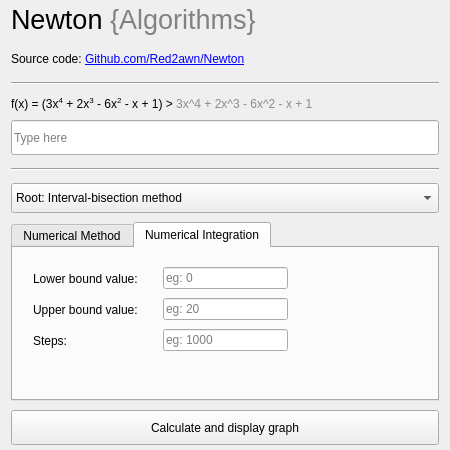
<?xml version="1.0" encoding="UTF-8"?>
<ui version="4.0">
 <class>MainWindow</class>
 <widget class="QMainWindow" name="MainWindow">
  <property name="geometry">
   <rect>
    <x>0</x>
    <y>0</y>
    <width>450</width>
    <height>450</height>
   </rect>
  </property>
  <property name="sizePolicy">
   <sizepolicy hsizetype="Fixed" vsizetype="Expanding">
    <horstretch>0</horstretch>
    <verstretch>0</verstretch>
   </sizepolicy>
  </property>
  <property name="minimumSize">
   <size>
    <width>450</width>
    <height>350</height>
   </size>
  </property>
  <property name="windowTitle">
   <string>Newton</string>
  </property>
  <property name="layoutDirection">
   <enum>Qt::LeftToRight</enum>
  </property>
  <widget class="QWidget" name="centralWidget">
   <property name="sizePolicy">
    <sizepolicy hsizetype="Fixed" vsizetype="MinimumExpanding">
     <horstretch>0</horstretch>
     <verstretch>0</verstretch>
    </sizepolicy>
   </property>
   <property name="minimumSize">
    <size>
     <width>450</width>
     <height>450</height>
    </size>
   </property>
   <property name="layoutDirection">
    <enum>Qt::LeftToRight</enum>
   </property>
   <layout class="QVBoxLayout" name="verticalLayout">
    <property name="topMargin">
     <number>0</number>
    </property>
    <property name="bottomMargin">
     <number>5</number>
    </property>
    <item>
     <layout class="QFormLayout" name="FormLayout">
      <property name="sizeConstraint">
       <enum>QLayout::SetNoConstraint</enum>
      </property>
      <property name="fieldGrowthPolicy">
       <enum>QFormLayout::FieldsStayAtSizeHint</enum>
      </property>
      <property name="rowWrapPolicy">
       <enum>QFormLayout::DontWrapRows</enum>
      </property>
      <property name="labelAlignment">
       <set>Qt::AlignCenter</set>
      </property>
      <property name="formAlignment">
       <set>Qt::AlignCenter</set>
      </property>
      <property name="horizontalSpacing">
       <number>9</number>
      </property>
      <property name="verticalSpacing">
       <number>9</number>
      </property>
      <item row="0" column="0" colspan="2">
       <widget class="QLabel" name="Title">
        <property name="sizePolicy">
         <sizepolicy hsizetype="Preferred" vsizetype="Fixed">
          <horstretch>0</horstretch>
          <verstretch>1</verstretch>
         </sizepolicy>
        </property>
        <property name="minimumSize">
         <size>
          <width>0</width>
          <height>40</height>
         </size>
        </property>
        <property name="font">
         <font>
          <pointsize>20</pointsize>
         </font>
        </property>
        <property name="layoutDirection">
         <enum>Qt::LeftToRight</enum>
        </property>
        <property name="autoFillBackground">
         <bool>false</bool>
        </property>
        <property name="text">
         <string>&lt;html&gt;&lt;head/&gt;&lt;body&gt;&lt;p&gt;Newton &lt;span style=&quot; color:#828282;&quot;&gt;{Algorithms}&lt;/span&gt;&lt;/p&gt;&lt;/body&gt;&lt;/html&gt;</string>
        </property>
       </widget>
      </item>
      <item row="1" column="0" colspan="2">
       <widget class="QLabel" name="GithubLabel">
        <property name="sizePolicy">
         <sizepolicy hsizetype="Preferred" vsizetype="Fixed">
          <horstretch>0</horstretch>
          <verstretch>1</verstretch>
         </sizepolicy>
        </property>
        <property name="minimumSize">
         <size>
          <width>0</width>
          <height>20</height>
         </size>
        </property>
        <property name="text">
         <string>&lt;html&gt;&lt;head/&gt;&lt;body&gt;&lt;p&gt;Source code: &lt;a href=&quot;https://github.com/red2awn/Newton&quot;&gt;&lt;span style=&quot; text-decoration: underline; color:#0000ff;&quot;&gt;Github.com/Red2awn/Newton&lt;/span&gt;&lt;/a&gt;&lt;/p&gt;&lt;/body&gt;&lt;/html&gt;</string>
        </property>
       </widget>
      </item>
      <item row="2" column="0" colspan="2">
       <widget class="Line" name="MiddleLine">
        <property name="sizePolicy">
         <sizepolicy hsizetype="Minimum" vsizetype="Fixed">
          <horstretch>0</horstretch>
          <verstretch>1</verstretch>
         </sizepolicy>
        </property>
        <property name="minimumSize">
         <size>
          <width>200</width>
          <height>10</height>
         </size>
        </property>
        <property name="orientation">
         <enum>Qt::Horizontal</enum>
        </property>
       </widget>
      </item>
      <item row="3" column="0" colspan="2">
       <widget class="QLabel" name="EquationLabel">
        <property name="sizePolicy">
         <sizepolicy hsizetype="Preferred" vsizetype="Fixed">
          <horstretch>0</horstretch>
          <verstretch>1</verstretch>
         </sizepolicy>
        </property>
        <property name="text">
         <string>&lt;!DOCTYPE HTML PUBLIC &quot;-//W3C//DTD HTML 4.0//EN&quot; &quot;http://www.w3.org/TR/REC-html40/strict.dtd&quot;&gt;
&lt;html&gt;&lt;head&gt;&lt;meta name=&quot;qrichtext&quot; content=&quot;1&quot; /&gt;&lt;style type=&quot;text/css&quot;&gt;
p, li { white-space: pre-wrap; }
&lt;/style&gt;&lt;/head&gt;&lt;body style=&quot; font-family:'Sans Serif'; font-size:9pt; font-weight:400; font-style:normal;&quot;&gt;
&lt;p style=&quot; margin-top:0px; margin-bottom:0px; margin-left:0px; margin-right:0px; -qt-block-indent:0; text-indent:0px;&quot;&gt;&lt;span style=&quot; color:#000000;&quot;&gt;f(x) = (3x&lt;/span&gt;&lt;span style=&quot; color:#000000; vertical-align:super;&quot;&gt;4&lt;/span&gt;&lt;span style=&quot; color:#000000;&quot;&gt; + 2x&lt;/span&gt;&lt;span style=&quot; color:#000000; vertical-align:super;&quot;&gt;3&lt;/span&gt;&lt;span style=&quot; color:#000000;&quot;&gt; - 6x&lt;/span&gt;&lt;span style=&quot; color:#000000; vertical-align:super;&quot;&gt;2&lt;/span&gt;&lt;span style=&quot; color:#000000;&quot;&gt; - x + 1) &amp;gt;&lt;/span&gt; &lt;span style=&quot; color:#8c8c8c;&quot;&gt;3x^4 + 2x^3 - 6x^2 - x + 1&lt;/span&gt;&lt;/p&gt;&lt;/body&gt;&lt;/html&gt;</string>
        </property>
       </widget>
      </item>
      <item row="4" column="0" colspan="2">
       <widget class="QLineEdit" name="EquationEdit">
        <property name="sizePolicy">
         <sizepolicy hsizetype="Preferred" vsizetype="Fixed">
          <horstretch>0</horstretch>
          <verstretch>1</verstretch>
         </sizepolicy>
        </property>
        <property name="minimumSize">
         <size>
          <width>0</width>
          <height>35</height>
         </size>
        </property>
        <property name="focusPolicy">
         <enum>Qt::ClickFocus</enum>
        </property>
        <property name="text">
         <string/>
        </property>
        <property name="placeholderText">
         <string>Type here</string>
        </property>
       </widget>
      </item>
      <item row="5" column="0" colspan="2">
       <widget class="Line" name="UpperLine">
        <property name="sizePolicy">
         <sizepolicy hsizetype="Minimum" vsizetype="Fixed">
          <horstretch>0</horstretch>
          <verstretch>1</verstretch>
         </sizepolicy>
        </property>
        <property name="minimumSize">
         <size>
          <width>200</width>
          <height>10</height>
         </size>
        </property>
        <property name="orientation">
         <enum>Qt::Horizontal</enum>
        </property>
       </widget>
      </item>
      <item row="6" column="0" colspan="2">
       <widget class="QComboBox" name="OptionCombo">
        <property name="sizePolicy">
         <sizepolicy hsizetype="Ignored" vsizetype="Fixed">
          <horstretch>0</horstretch>
          <verstretch>1</verstretch>
         </sizepolicy>
        </property>
        <property name="minimumSize">
         <size>
          <width>0</width>
          <height>30</height>
         </size>
        </property>
        <item>
         <property name="text">
          <string>Root: Interval-bisection method</string>
         </property>
        </item>
        <item>
         <property name="text">
          <string>Root: Newton-Raphson method</string>
         </property>
        </item>
        <item>
         <property name="text">
          <string>Area: Trapizum rule</string>
         </property>
        </item>
        <item>
         <property name="text">
          <string>Area: Simpson's rule</string>
         </property>
        </item>
       </widget>
      </item>
      <item row="7" column="0" colspan="2">
       <widget class="QTabWidget" name="tabWidget">
        <property name="sizePolicy">
         <sizepolicy hsizetype="Preferred" vsizetype="Preferred">
          <horstretch>0</horstretch>
          <verstretch>0</verstretch>
         </sizepolicy>
        </property>
        <property name="minimumSize">
         <size>
          <width>0</width>
          <height>150</height>
         </size>
        </property>
        <property name="tabPosition">
         <enum>QTabWidget::North</enum>
        </property>
        <property name="tabShape">
         <enum>QTabWidget::Rounded</enum>
        </property>
        <property name="currentIndex">
         <number>1</number>
        </property>
        <property name="elideMode">
         <enum>Qt::ElideNone</enum>
        </property>
        <property name="documentMode">
         <bool>false</bool>
        </property>
        <property name="tabsClosable">
         <bool>false</bool>
        </property>
        <property name="movable">
         <bool>false</bool>
        </property>
        <widget class="QWidget" name="NumericalMethodTap">
         <property name="sizePolicy">
          <sizepolicy hsizetype="Preferred" vsizetype="Preferred">
           <horstretch>1</horstretch>
           <verstretch>1</verstretch>
          </sizepolicy>
         </property>
         <attribute name="title">
          <string>Numerical Method</string>
         </attribute>
         <widget class="QLineEdit" name="UpperInitialLineEdit">
          <property name="geometry">
           <rect>
            <x>150</x>
            <y>50</y>
            <width>125</width>
            <height>22</height>
           </rect>
          </property>
          <property name="placeholderText">
           <string>eg: 3.5</string>
          </property>
         </widget>
         <widget class="QLineEdit" name="ApproximateLineEdit">
          <property name="geometry">
           <rect>
            <x>150</x>
            <y>81</y>
            <width>125</width>
            <height>22</height>
           </rect>
          </property>
          <property name="placeholderText">
           <string>eg: 0</string>
          </property>
         </widget>
         <widget class="QLabel" name="LowerInitialLabel">
          <property name="geometry">
           <rect>
            <x>14</x>
            <y>19</y>
            <width>114</width>
            <height>22</height>
           </rect>
          </property>
          <property name="text">
           <string>Lower initial value:</string>
          </property>
         </widget>
         <widget class="QLabel" name="ApproximateLabel">
          <property name="geometry">
           <rect>
            <x>14</x>
            <y>81</y>
            <width>118</width>
            <height>22</height>
           </rect>
          </property>
          <property name="text">
           <string>Approximate value:</string>
          </property>
         </widget>
         <widget class="QLineEdit" name="LowerInitialLineEdit">
          <property name="geometry">
           <rect>
            <x>150</x>
            <y>19</y>
            <width>125</width>
            <height>22</height>
           </rect>
          </property>
          <property name="placeholderText">
           <string>eg: 2</string>
          </property>
         </widget>
         <widget class="QLabel" name="UpperInitialLabel">
          <property name="geometry">
           <rect>
            <x>14</x>
            <y>50</y>
            <width>114</width>
            <height>22</height>
           </rect>
          </property>
          <property name="text">
           <string>Upper initial value:</string>
          </property>
         </widget>
        </widget>
        <widget class="QWidget" name="NumericalIntegrationTag">
         <attribute name="title">
          <string>Numerical Integration</string>
         </attribute>
         <widget class="QLabel" name="StepLabel">
          <property name="geometry">
           <rect>
            <x>20</x>
            <y>82</y>
            <width>41</width>
            <height>22</height>
           </rect>
          </property>
          <property name="text">
           <string>Steps:</string>
          </property>
         </widget>
         <widget class="QLineEdit" name="LowerBoundLineEdit">
          <property name="geometry">
           <rect>
            <x>150</x>
            <y>19</y>
            <width>125</width>
            <height>22</height>
           </rect>
          </property>
          <property name="placeholderText">
           <string>eg: 0</string>
          </property>
         </widget>
         <widget class="QLineEdit" name="UpperBoundLineEdit">
          <property name="geometry">
           <rect>
            <x>150</x>
            <y>50</y>
            <width>125</width>
            <height>22</height>
           </rect>
          </property>
          <property name="placeholderText">
           <string>eg: 20</string>
          </property>
         </widget>
         <widget class="QLineEdit" name="StepLineEdit">
          <property name="geometry">
           <rect>
            <x>150</x>
            <y>81</y>
            <width>125</width>
            <height>22</height>
           </rect>
          </property>
          <property name="placeholderText">
           <string>eg: 1000</string>
          </property>
         </widget>
         <widget class="QLabel" name="LowerBoundLabel">
          <property name="geometry">
           <rect>
            <x>20</x>
            <y>20</y>
            <width>121</width>
            <height>22</height>
           </rect>
          </property>
          <property name="text">
           <string>Lower bound value:</string>
          </property>
         </widget>
         <widget class="QLabel" name="UpperBoundLabel">
          <property name="geometry">
           <rect>
            <x>20</x>
            <y>51</y>
            <width>121</width>
            <height>22</height>
           </rect>
          </property>
          <property name="text">
           <string>Upper bound value:</string>
          </property>
         </widget>
        </widget>
       </widget>
      </item>
      <item row="8" column="0" colspan="2">
       <widget class="QPushButton" name="ExecuteButton">
        <property name="sizePolicy">
         <sizepolicy hsizetype="Preferred" vsizetype="Fixed">
          <horstretch>0</horstretch>
          <verstretch>1</verstretch>
         </sizepolicy>
        </property>
        <property name="minimumSize">
         <size>
          <width>0</width>
          <height>35</height>
         </size>
        </property>
        <property name="text">
         <string>Calculate and display graph</string>
        </property>
       </widget>
      </item>
     </layout>
    </item>
   </layout>
  </widget>
  <action name="actionHelp">
   <property name="text">
    <string>Help</string>
   </property>
  </action>
 </widget>
 <layoutdefault spacing="6" margin="11"/>
 <resources/>
 <connections/>
</ui>
